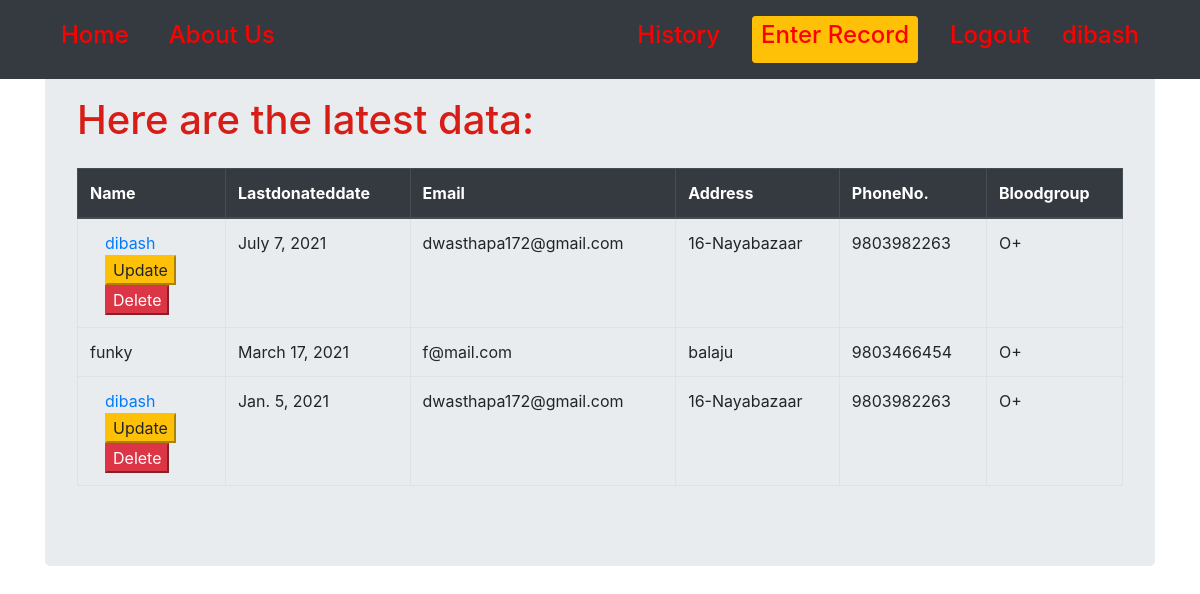
Before: /historylist/ (signed in) with the older database file.
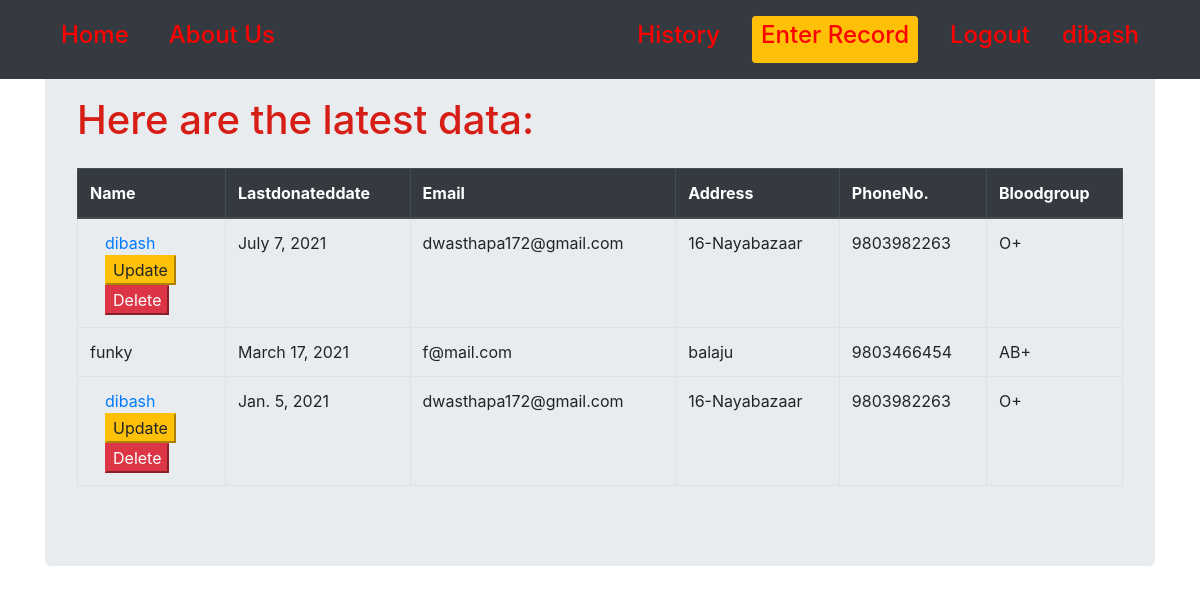
After: the same page with the newer database file.
### record/models.py (models this page shows, shortened)
class History(models.Model):
    user=models.ForeignKey(UserProfile, on_delete=models.CASCADE)
    lastdonateddate = models.DateField(default=timezone.now())

### accounts/models.py (models this page shows, shortened)
class UserProfile(AbstractBaseUser, PermissionsMixin):
    email=models.EmailField(max_length=200, unique=True)
    username=models.CharField(max_length=10,unique=True)
    is_active = models.BooleanField(default=True)
    is_staff = models.BooleanField(default=False)
    bloodgroup=models.CharField(choices=Blood_Group,max_length=3)
    phonenumber=models.CharField(max_length=10,unique=True)
    address = models.CharField(max_length=264)
    objects = UserProfileManager()
    USERNAME_FIELD='email'
    REQUIRED_FIELDS=['username']
    def __str__(self):
        return self.email

### record/views.py (the view)
# urls.py: path('historylist/',views.HistoryView.as_view(),name='historylist'),
class HistoryView(LoginRequiredMixin, ListView):
    model = History
    template_name='record/historylist.html'
    def get_queryset(self):
        return History.objects.order_by('-lastdonateddate')

### record/templates/record/historylist.html
{% extends "record/base.html" %}
{% block content %}
<div class="container mt-3 pt-3">
  <div class="jumbotron">
<h1>Here are the latest data:</h1>
<div class="table-responsive-lg mt-3 pt-2">
  <table class="table table-hover table-bordered">
    <thead class="thead-dark">
      <th scope="col">Name</th>
      <th scope="col">Lastdonateddate</th>
      <th scope="col">Email</th>
      <th scope="col">Address</th>
      <th scope="col">PhoneNo.</th>
      <th scope="col">Bloodgroup</th>
    </thead>
    {% for i in history_list %}
    <tr>
        {% if i.user == request.user %}
          <td>
            <div class="col">
              <a href="{% url 'record:historydetail' username=i.user.username pk=i.pk %}">{{i.user.username}}</a>
            </div>
            <div class="col text-left">
              <a href="{%url 'record:profileupdate' username=i.user pk=i.pk%}">
                <button type="button" class="btn-warning" name="Update">Update</button>
              </a>
            </div>
            <div class="col">
            <a href="{%url 'record:deletehistory' username=i.user pk=i.pk%}">
              <button type="button" class="btn-danger">Delete</button>
            </a>
            </div>
          </td>
        {% else %}
          <td>{{i.user.username}}</td>
        {% endif %}
      <td>{{ i.lastdonateddate}}</td>
      <td>{{i.user.email}}</td>
      <td>{{i.user.address}}</td>
      <td>{{i.user.phonenumber}}</td>
      <td>{{i.user.bloodgroup}}</td>
    </tr>
    {% endfor %}
</div>
</div>
{% endblock %}

Changed rows visible on the page:
changed through a linked row, History "March 17, 2021": user.bloodgroup "O+" → "AB+"
